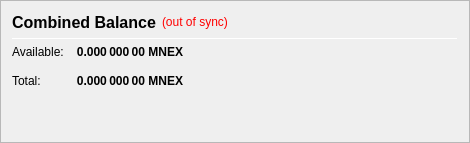
                   <widget class="QFrame" name="frame_CombinedBalances">
                    <property name="minimumSize">
                     <size>
                      <width>470</width>
                      <height>0</height>
                     </size>
                    </property>
                    <property name="frameShape">
                     <enum>QFrame::StyledPanel</enum>
                    </property>
                    <property name="frameShadow">
                     <enum>QFrame::Raised</enum>
                    </property>
                    <layout class="QVBoxLayout" name="verticalLayout_5">
                     <item>
                      <layout class="QHBoxLayout" name="horizontalLayout_5" stretch="0,0,0">
                       <item>
                        <widget class="QLabel" name="label_5z">
                         <property name="minimumSize">
                          <size>
                           <width>0</width>
                           <height>20</height>
                          </size>
                         </property>
                         <property name="font">
                          <font>
                           <pointsize>12</pointsize>
                           <weight>75</weight>
                           <bold>true</bold>
                          </font>
                         </property>
                         <property name="toolTip">
                          <string>Combined Balance (including unconfirmed and immature coins)</string>
                         </property>
                         <property name="text">
                          <string>Combined Balance</string>
                         </property>
                        </widget>
                       </item>
                       <item>
                        <widget class="QLabel" name="labelWalletStatus">
                         <property name="cursor">
                          <cursorShape>WhatsThisCursor</cursorShape>
                         </property>
                         <property name="toolTip">
                          <string>The displayed information may be out of date. Your wallet automatically synchronizes with the MNEXcoin network after a connection is established, but this process has not completed yet.</string>
                         </property>
                         <property name="styleSheet">
                          <string notr="true">QLabel { color: red; }</string>
                         </property>
                         <property name="text">
                          <string notr="true">(out of sync)</string>
                         </property>
                         <property name="alignment">
                          <set>Qt::AlignLeading|Qt::AlignLeft|Qt::AlignVCenter</set>
                         </property>
                        </widget>
                       </item>
                       <item>
                        <spacer name="horizontalSpacer_1">
                         <property name="orientation">
                          <enum>Qt::Horizontal</enum>
                         </property>
                         <property name="sizeHint" stdset="0">
                          <size>
                           <width>40</width>
                           <height>20</height>
                          </size>
                         </property>
                        </spacer>
                       </item>
                      </layout>
                     </item>
                     <item>
                      <widget class="Line" name="line_CombinedBalance">
                       <property name="minimumSize">
                        <size>
                         <width>0</width>
                         <height>1</height>
                        </size>
                       </property>
                       <property name="maximumSize">
                        <size>
                         <width>16777215</width>
                         <height>1</height>
                        </size>
                       </property>
                       <property name="orientation">
                        <enum>Qt::Horizontal</enum>
                       </property>
                      </widget>
                     </item>
                     <item>
                      <layout class="QGridLayout" name="gridLayout_3">
                       <property name="spacing">
                        <number>12</number>
                       </property>
                       <item row="1" column="0">
                        <widget class="QLabel" name="labelBalanceTextz">
                         <property name="text">
                          <string>Available:</string>
                         </property>
                        </widget>
                       </item>
                       <item row="1" column="1">
                        <widget class="QLabel" name="labelBalancez">
                         <property name="font">
                          <font>
                           <weight>75</weight>
                           <bold>true</bold>
                          </font>
                         </property>
                         <property name="cursor">
                          <cursorShape>IBeamCursor</cursorShape>
                         </property>
                         <property name="toolTip">
                          <string>Your current spendable balance</string>
                         </property>
                         <property name="text">
                          <string notr="true">0.000 000 00 MNEX</string>
                         </property>
                         <property name="alignment">
                          <set>Qt::AlignRight|Qt::AlignTrailing|Qt::AlignVCenter</set>
                         </property>
                         <property name="textInteractionFlags">
                          <set>Qt::LinksAccessibleByMouse|Qt::TextSelectableByKeyboard|Qt::TextSelectableByMouse</set>
                         </property>
                        </widget>
                       </item>
                       <item row="2" column="0">
                        <widget class="QLabel" name="labelTotalTextz">
                         <property name="text">
                          <string>Total:</string>
                         </property>
                        </widget>
                       </item>
                       <item row="2" column="1">
                        <widget class="QLabel" name="labelTotalz">
                         <property name="font">
                          <font>
                           <weight>75</weight>
                           <bold>true</bold>
                          </font>
                         </property>
                         <property name="cursor">
                          <cursorShape>IBeamCursor</cursorShape>
                         </property>
                         <property name="toolTip">
                          <string>Total Balance, including all unavailable coins.</string>
                         </property>
                         <property name="text">
                          <string notr="true">0.000 000 00 MNEX</string>
                         </property>
                         <property name="alignment">
                          <set>Qt::AlignRight|Qt::AlignTrailing|Qt::AlignVCenter</set>
                         </property>
                         <property name="textInteractionFlags">
                          <set>Qt::LinksAccessibleByMouse|Qt::TextSelectableByKeyboard|Qt::TextSelectableByMouse</set>
                         </property>
                        </widget>
                       </item>
                       <item row="2" column="3">
                        <spacer name="horizontalSpacer_2">
                         <property name="orientation">
                          <enum>Qt::Horizontal</enum>
                         </property>
                         <property name="sizeHint" stdset="0">
                          <size>
                           <width>40</width>
                           <height>20</height>
                          </size>
                         </property>
                        </spacer>
                       </item>
                      </layout>
                     </item>
                     <item>
                      <spacer name="verticalSpacer_1">
                       <property name="orientation">
                        <enum>Qt::Vertical</enum>
                       </property>
                       <property name="sizeHint" stdset="0">
                        <size>
                         <width>20</width>
                         <height>40</height>
                        </size>
                       </property>
                      </spacer>
                     </item>
                    </layout>
                   </widget>
